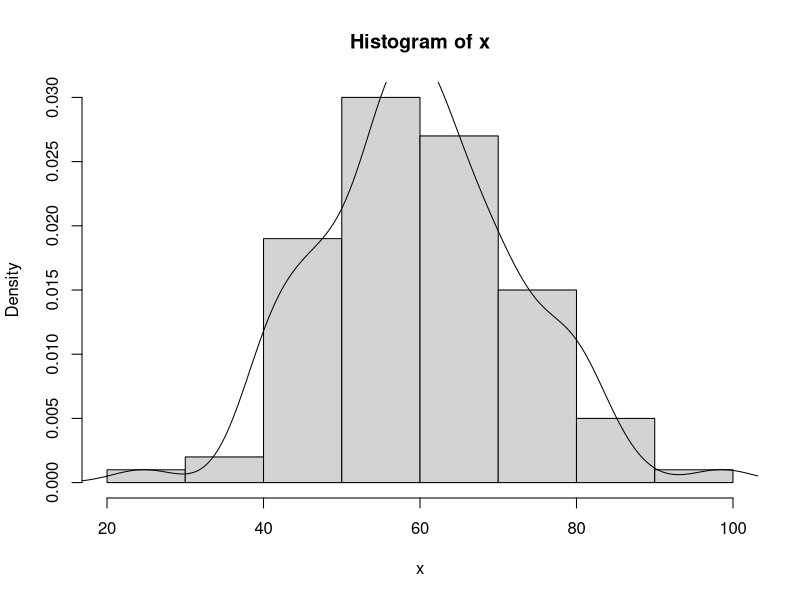
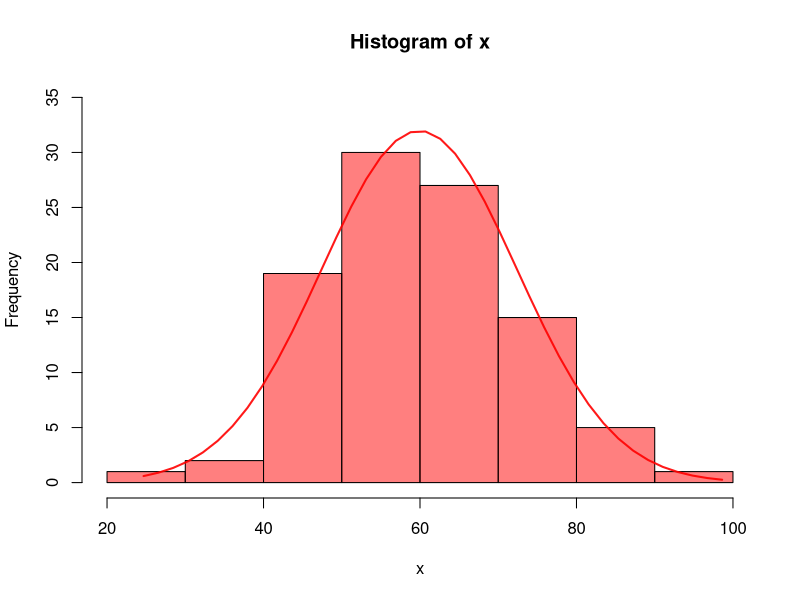
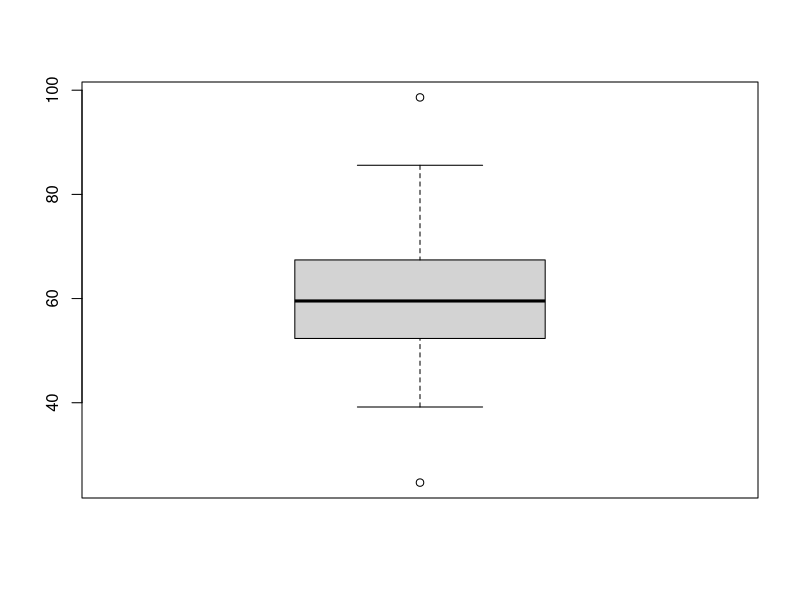
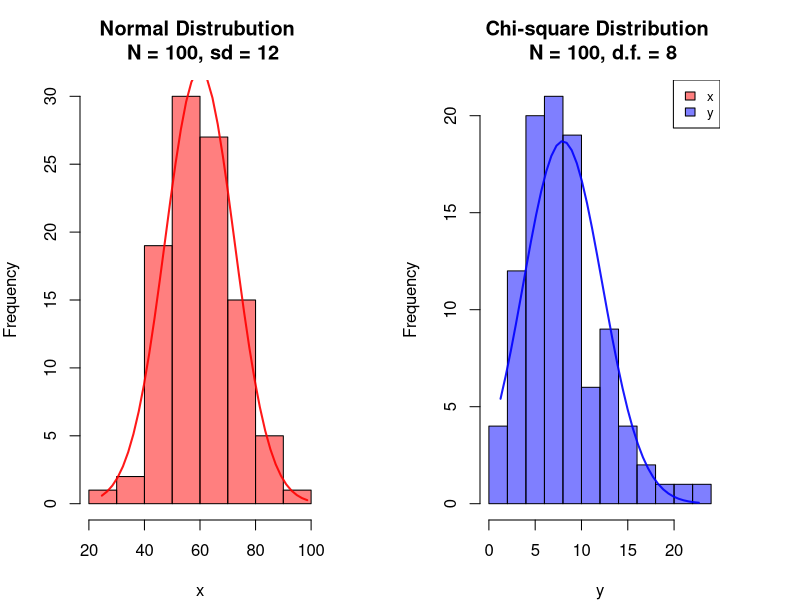

Recreate these plots in R, in order.
#' 1. 以rnorm(100,mean=60,sd=12) 產生100 筆平均數為60 標準差為12 的常態分配
#'   隨機數向量x，並計算出x 的平均數、中位數、眾數、變異數、標準差、全距、
#'   最大值、最小值、第一四分位數、第三四分位數等各項統計 。
#' 註：rnorm( ) 函數的第一個參數是表示產生100 筆資料。
#' 2. 參考實例ch16-44 建立上題x 的直方圖並加上密度圖。
#' 3. 使用summary( ) 函數以了解前題的向量x 的各項總結統計並繪製其箱型圖。
#' 4. 以rchisq(100, df=8) 產生100 筆自由度為8 卡方分配的隨機向量y。
#' 
#' 5. 檢討上述題目所產生的x 與y 兩向量間的線性相關係數。

#' Q1:
my.stat <- function (x) {
  x.stat <- numeric(10)
  names(x.stat) <- c("平均數", "中位數", "眾數", "變異數", "標準差", "全距", "最大值", 
                     "最小值", "第一四分位數", "第三四分位數")
  x.stat[1] <- mean(x)
  x.stat[2] <- median(x)
  x.stat[3] <- ifelse(which.max(table(x)) == 1, "NA", names(which.max(table(x))))
  x.stat[4] <- var(x)
  x.stat[5] <- sd(x)
  x.stat[6] <- max(x) - min(x)
  x.stat[7] <- max(x)
  x.stat[8] <- min(x)
  x.stat[9] <- quantile(x, .25)
  x.stat[10] <- quantile(x, .75)
  x.stat
}
x <- rnorm(100, mean = 60, sd = 12)
x.stat <- my.stat(x)

#' Q2:
##' Method #1
hist(x, freq = FALSE)
dens.x <- density(x)
lines(dens.x)

##' Method #2
##' Source: [Quick-R: Density Plots](https://www.statmethods.net/graphs/density.html)
h <- hist(x, ylim = c(0, 35), col = rgb(1, 0, 0, .5))
x.xfit <- seq(min(x), max(x), length = 40)
x.yfit <- dnorm(x.xfit, mean(x), sd(x))
x.yfit <- x.yfit * diff(h$mids[1:2]*length(x))
lines(x.xfit, x.yfit, col = rgb(1, 0, 0, .9), lwd = 2)

#' Q3:
summary(x)
boxplot(x)

#' Q4:
y <- rchisq(100, df = 8)
y.stat <- my.stat(y)
#' dens.y <- density(y)

#' Q5:
cor(x, y)

##' Source: [R par 多圖合併 | 龍崗山上的倉鼠](https://kanchengzxdfgcv.blogspot.com/2017/09/r-par.html)
par(
  mfrow=c(1,2),
  mar=c(4,4,4,4)
)

h <- hist(x, main = "Normal Distrubution \n N = 100, sd = 12", 
          col = rgb(1, 0, 0, .5))
x.xfit <- seq(min(x), max(x), length = 40)
x.yfit <- dnorm(x.xfit, mean(x), sd(x))
x.yfit <- x.yfit * diff(h$mids[1:2]*length(x))
lines(x.xfit, x.yfit, col = rgb(1, 0, 0, .9), lwd = 2)

g <- hist(y, main = "Chi-square Distribution \n N = 100, d.f. = 8",
          col = rgb(0, 0, 1, .5))
y.xfit <- seq(min(y), max(y), length = 40)
y.yfit <- dnorm(y.xfit, mean(y), sd(y))
y.yfit <- y.yfit * diff(g$mids[1:2] * length(y)) 
lines(y.xfit, y.yfit, col = rgb(0, 0, 1, .9), lwd = 2)
legend("topright", legend = c("x", "y"), fill = c(rgb(1, 0, 0, .5), rgb(0, 0, 1, .5)), cex = .8)
